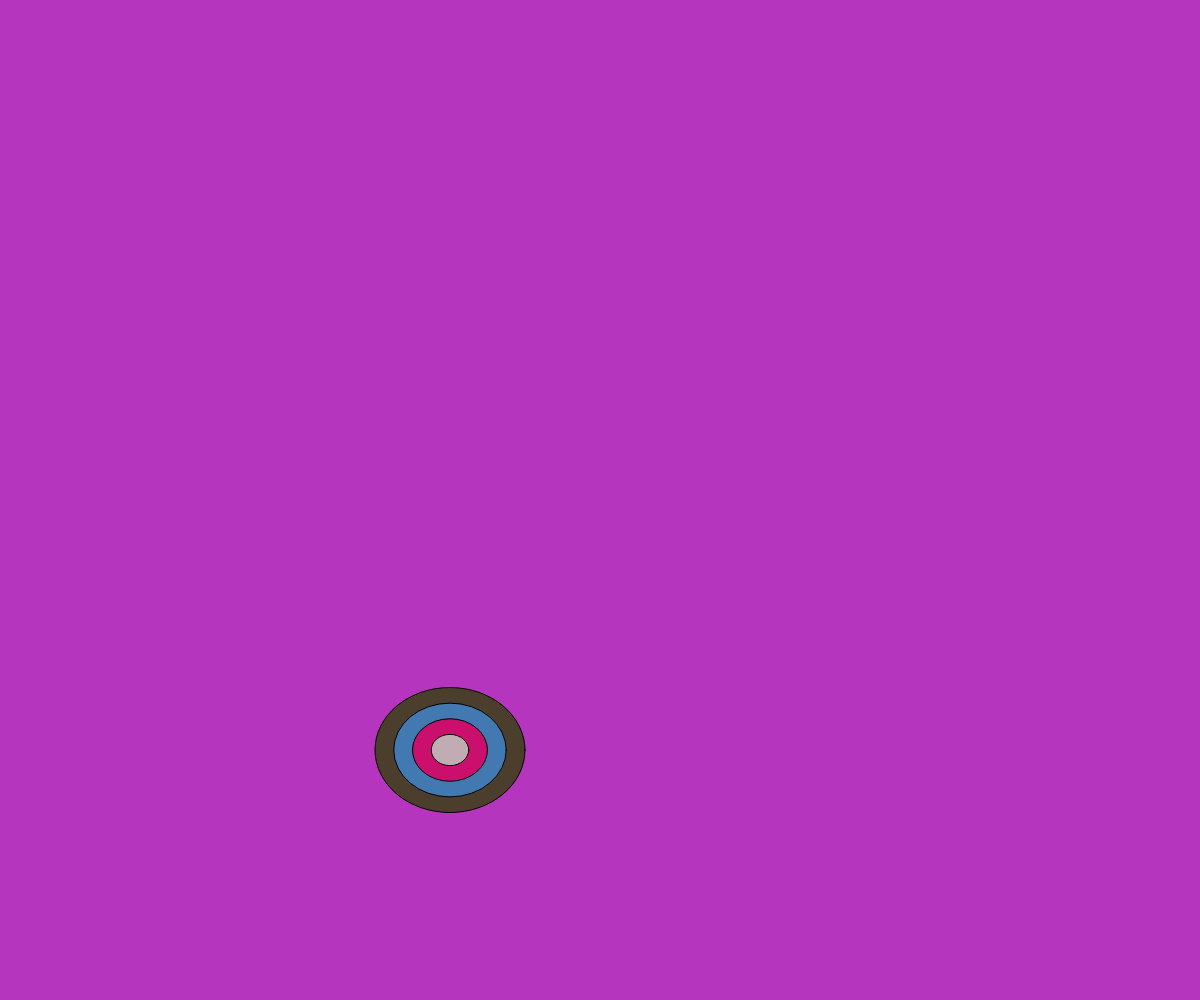
Frame 1 (no input)
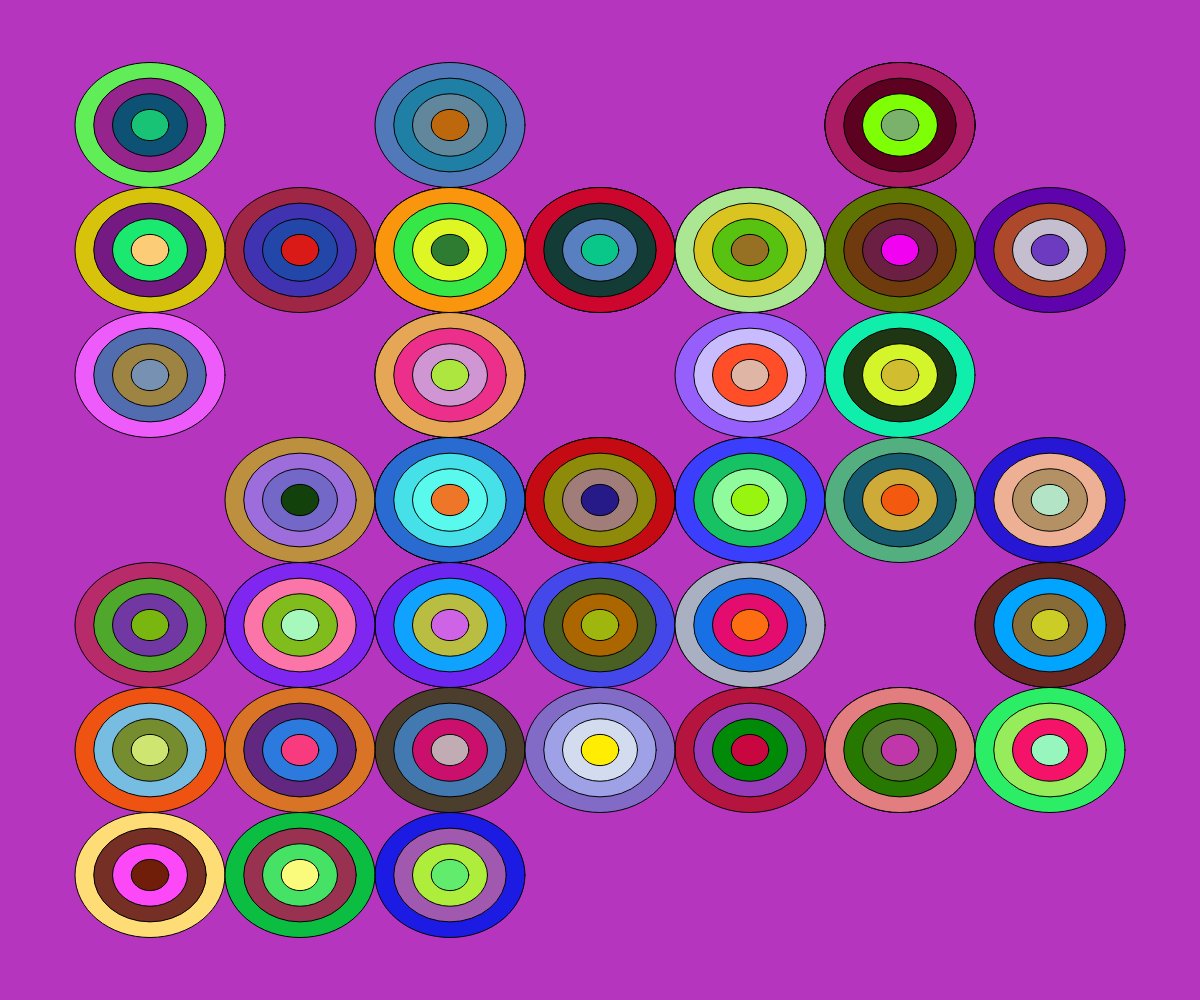
Frame 60 (no input)
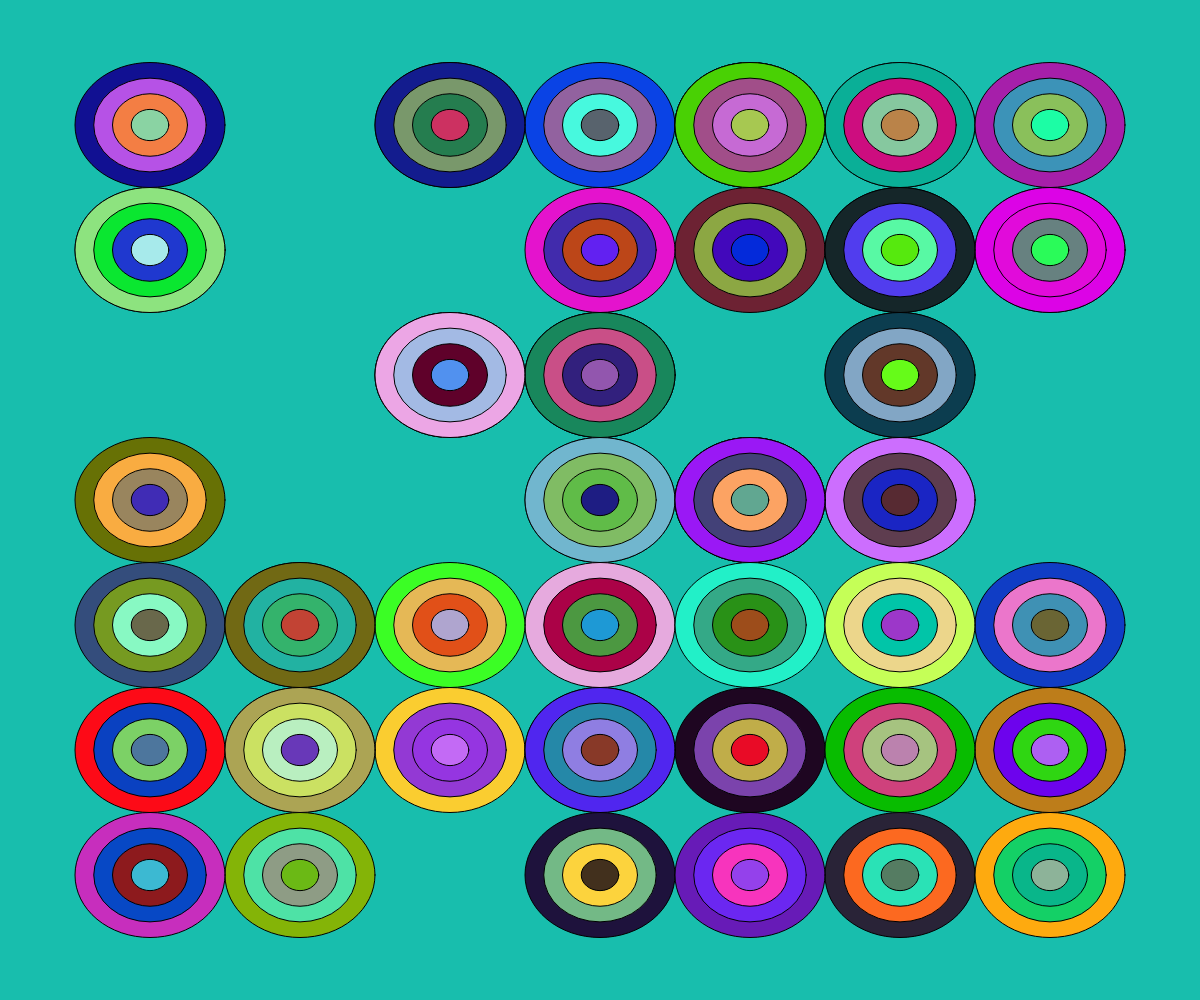
Frame 120 (the mouse pressed at the canvas centre since frame 60)

The p5.js sketch that drew these frames (run headless with seeded random() and noise() and a simulated clock; from frame 60 on, the mouse is pressed at the canvas centre):

// p5.js sketch
// ── sketch.js
function setup() {
  createCanvas(windowWidth, windowHeight);
  background(random(255), random(255), random(255));
  // strokeWeight(2)
}
function draw() {
  let w = Math.round(width / 8);
  let h = Math.round(height / 8);
  let mwidth = width - 2 * w;
  let mheight = height - 2 * h;
  let x = Math.round(random(mwidth / w)) * w;
  let y = Math.round(random(mheight / h)) * h;
  draw_bullseye(w + x, h + y, w, h);
}
function draw_bullseye(x, y, w, h) {
  fill(random(255), random(255), random(255));
  ellipse(x, y, w, h);
  fill(random(255), random(255), random(255));
  ellipse(x, y, w * 0.75, h * 0.75);
  fill(random(255), random(255), random(255));
  ellipse(x, y, w * 0.5, h * 0.5);
  fill(random(255), random(255), random(255));
  ellipse(x, y, w * 0.25, h * 0.25);
}
function mousePressed() {
  background(random(255), random(255), random(255));
}
